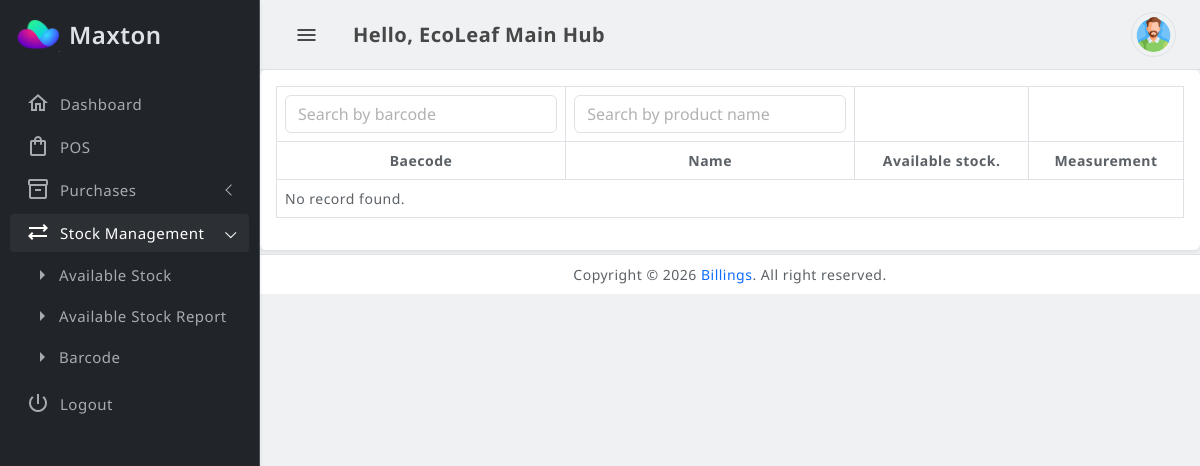
Page /available-stock-report.php (signed in) on the earlier database version.
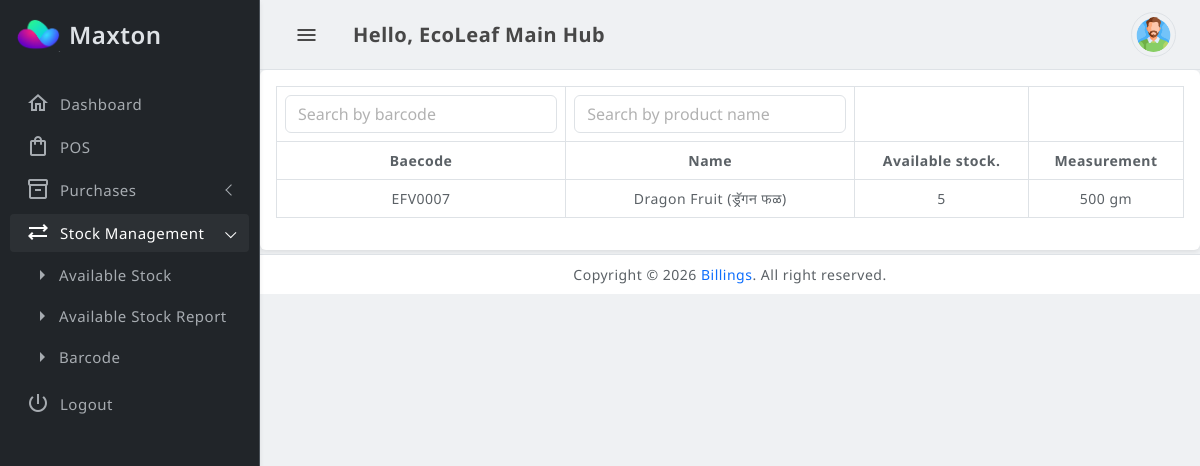
Same page on the later database version.
### tables this page shows
CREATE TABLE `bl_product_stock_transaction` (
  `id` int(11) NOT NULL,
  `seller_id` int(11) NOT NULL,
  `product_variant_id` int(11) NOT NULL,
  `product_id` int(11) NOT NULL,
  `stock` double NOT NULL,
  `created_date` datetime DEFAULT NULL,
  `status` tinyint(1) NOT NULL DEFAULT 1 COMMENT '0=pending, 1=approved,2=reject',
  `selling_price` double NOT NULL,
  `purchase_price` double NOT NULL,
  `transaction_type` tinyint(1) NOT NULL DEFAULT 1 COMMENT '1=Purchase Request, 2=Sell POS, 3=Sell APP, 4=Transfer Stock',
  `received_selled_id` int(10) DEFAULT NULL,
  `parent_id` int(10) NOT NULL,
  `approved_by` int(10) DEFAULT NULL,
  `approved_date` datetime DEFAULT NULL,
  `order_id` int(10) NOT NULL
);

CREATE TABLE `bl_products` (
  `id` bigint(20) UNSIGNED NOT NULL,
  `seller_id` int(11) DEFAULT NULL,
  `row_order` int(11) NOT NULL,
  `name` varchar(191) NOT NULL,
  `tags` varchar(191) DEFAULT NULL,
  `tax_id` tinyint(4) DEFAULT 0,
  `brand_id` int(11) DEFAULT 0,
  `slug` varchar(191) NOT NULL,
  `category_id` int(11) NOT NULL,
  `cashback_point` varchar(191) DEFAULT NULL,
  `indicator` tinyint(4) DEFAULT NULL COMMENT '0 - none | 1 - veg | 2 - non-veg',
  `manufacturer` varchar(191) DEFAULT NULL,
  `made_in` varchar(191) DEFAULT NULL,
  `return_status` tinyint(4) DEFAULT NULL,
  `cancelable_status` tinyint(4) DEFAULT NULL,
  `till_status` varchar(191) DEFAULT NULL,
  `image` text NOT NULL,
  `other_images` varchar(191) DEFAULT NULL,
  `description` text NOT NULL,
  `status` int(11) NOT NULL DEFAULT 0,
  `is_approved` int(11) DEFAULT NULL,
  `return_days` int(11) NOT NULL DEFAULT 0,
  `type` text DEFAULT NULL,
  `is_unlimited_stock` int(11) NOT NULL DEFAULT 0 COMMENT '0 = Limited & 1 = Unlimited',
  `cod_allowed` tinyint(4) NOT NULL,
  `total_allowed_quantity` int(11) NOT NULL,
  `tax_included_in_price` tinyint(4) NOT NULL DEFAULT 0,
  `fssai_lic_no` varchar(191) NOT NULL,
  `barcode` varchar(191) DEFAULT NULL,
  `created_at` timestamp NULL DEFAULT NULL,
  `updated_at` timestamp NULL DEFAULT NULL,
  `deleted_at` timestamp NULL DEFAULT NULL,
  `meta_title` varchar(191) DEFAULT NULL,
  `meta_keywords` text DEFAULT NULL,
  `schema_markup` text DEFAULT NULL,
  `meta_description` text DEFAULT NULL,
  `max_cashback_use` varchar(191) DEFAULT NULL,
  `offer_product` tinyint(1) NOT NULL DEFAULT 0
);

CREATE TABLE `bl_product_variants` (
  `id` bigint(20) UNSIGNED NOT NULL,
  `product_id` int(11) NOT NULL,
  `type` varchar(191) NOT NULL,
  `status` int(11) NOT NULL DEFAULT 1 COMMENT '(1: Available, 0: Sold Out)',
  `measurement` double(8,2) NOT NULL,
  `price` double(11,2) NOT NULL,
  `discounted_price` double(11,2) NOT NULL DEFAULT 0.00,
  `stock` double(11,2) NOT NULL DEFAULT 0.00,
  `stock_unit_id` int(11) NOT NULL DEFAULT 0,
  `deleted_at` timestamp NULL DEFAULT NULL
);

CREATE TABLE `bl_units` (
  `id` bigint(20) UNSIGNED NOT NULL,
  `name` varchar(191) NOT NULL,
  `short_code` varchar(191) NOT NULL,
  `parent_id` int(11) DEFAULT NULL,
  `conversion` int(11) DEFAULT NULL
);

### init.php (called while the page is built, shortened)
<?php
	include_once("includes/connection.php");
	include_once("includes/queryFunction.php");
	$general_cls_call=new general($db);
?>

### includes/queryFunction.php (called while the page is built, shortened)
<?php
	class general
	{
		private $db;
		public function __construct($database)
		{
	    		$this->db = $database;
		}
		public function select_join_query($fields, $tables, $where = '', $data_array = [], $mode = 2)
		{
			$query_string = "SELECT $fields FROM $tables $where";
			$query = $this->db->prepare($query_string);
			try {
				$query->execute($data_array);
				if ($mode == 1) {
					return $query->fetch(PDO::FETCH_OBJ);
				} else {
					return $query->fetchAll(PDO::FETCH_OBJ);
				}
			} catch (PDOException $e) {
				die($e->getMessage());
			}
		}
		function cart_product_name($name='')
		{
			if (strpos($name, '*|*') !== false) {
				list($english, $hindi) = explode('*|*', $name, 2);
				return trim($english) . ' (' . trim($hindi) .')';
			}
			return trim($name);
		}
	}
?>

### available-stock-report.php (the view, shortened to what this page needs)
<?PHP  error_reporting(0);
	include_once 'init.php';
	$pageAccessRoleIds = [3];
	$general_cls_call->validation_check($_SESSION['USER_ID'], $_SESSION['ROLE_ID'], $pageAccessRoleIds, SITE_URL);
?>
		<?PHP include_once("includes/adminHeader.php"); ?>
		<?PHP include_once("includes/adminMenu.php"); ?>
<main class="main-wrapper">
	<div class="card">
		<div class="card-body">
			<div class="table-responsive">
				  <table id="example2" class="table table-striped table-bordered">
                    <thead>
						<tr>
							<td><input type="text" class="form-control" id="search-zero" placeholder="Search by barcode"></td>
							<td><input type="text" class="form-control" id="search-one" placeholder="Search by product name"></td>
							<td></td>
							<td></td>
						</tr>
                      <tr  class="text-center">
						<th>Baecode</th>
						<th>Name</th>
						<th>Available stock.</th>
						<th>Measurement</th>
                      </tr>
                    </thead>
                    <tbody>
					<?php
						$fields = "pr.id, pr.product_id, pr.status, SUM(pr.stock) as total_stock, u.name as stock_unit_name, pv.measurement, p.name, p.barcode";
						$tables = PRODUCT_STOCK_TRANSACTION . " pr
						INNER JOIN " . PRODUCT_VARIANTS . " pv ON pr.product_variant_id = pv.id
						INNER JOIN " . PRODUCTS . " p ON p.id = pr.product_id
						INNER JOIN " . UNITS . " u ON u.id = pv.stock_unit_id";
						$where = "WHERE pr.status=1 AND pr.seller_id ='" .$_SESSION['USER_ID']. "' GROUP BY pr.product_variant_id HAVING SUM(pr.stock) > 0";
						$params = [];
						$sqlQuery = $general_cls_call->select_join_query($fields, $tables, $where, $params, 2);
						if($sqlQuery[0] != '')
						{
							foreach($sqlQuery as $arr)
							{
					?>
                     <tr class="text-center" id="dataRow<?php echo($arr->id);?>">
						<td><?PHP echo $arr->barcode; ?></td>
						<td><?PHP echo $general_cls_call->cart_product_name($arr->name); ?></td>
						<td><?PHP echo $arr->total_stock ?></td>
						<td><?PHP echo $arr->measurement. ' ' .$arr->stock_unit_name; ?></td>
					</tr>
						<?PHP
							}
						}
						else
						{
					?>
                      <tr>
                        <td colspan="4">No record found.
						</td>
					  </tr>
					<?PHP
						}
					?>
                   </tbody>
                  </table>
                  </div>
              </div>
            </div>
      </main>
		<?PHP include_once("includes/adminFooter.php"); ?>
  </body>
</html>

Differences in the rows shown:
added bl_product_stock_transaction: bl_products.barcode "EFV0007", bl_products.name "Dragon Fruit (ड्रॅगन फळ)", total_stock "5", bl_product_variants.measurement "500", bl_units.name "gm"
Other differences:
text no longer shown: "No record found."
